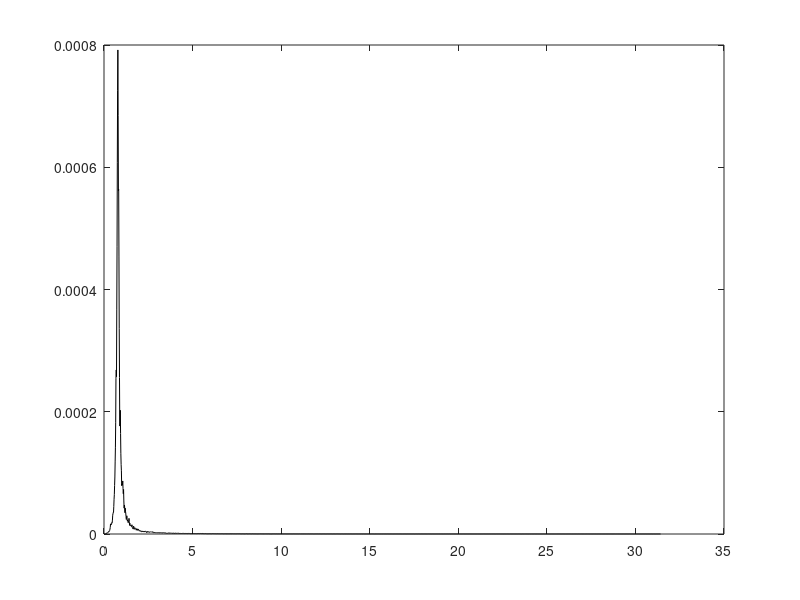

This chart was generated by the following MATLAB code: (Note: this script raises an error after producing the figure.)
%% calculation
load('wave.mat')
fs = 10;
window = 4096;
x = psi_w(2,:) .* (pi/180);

[pxx,f] = pwelch(x,window, [], [],fs);
w = f .* (2*pi);
pxx = pxx ./ (2*pi);

% plot(w, pxx);
% title('Estimated Power Spectral Density');
% xlabel('Frequency [rad/s]');
% ylabel('PSD intensity');
% xlim([0 1.6]);

%% find w_0 and sigma^2
[sigma2,max_index] = max(pxx);
w0 = w(max_index);

%% find lambda

p1 = plot(w, pxx, 'black');
hold on
p2 = plot(w, func(0.3, w, pxx),'b');
p3 = plot(w, func(0.01, w, pxx),'Color',[31/255 155/255 3/255]);
p4 = plot(w, func(0.09, w, pxx),'r');

set(p1,'LineWidth',2);
set([p2 p3 p4],'LineWidth',1.1);

xlabel('Frequency [rad/s]');
ylabel('PSD intensity');
legend('S_{\psi_w}','\lambda = 0.3','\lambda = 0.01','\lambda = 0.09')
xlim([0, 2]);

function P = func(lambda, Wx, Sx)
    [sigma2,max_index] = max(Sx);
    w0 = Wx(max_index);
    
    Kw = 2*lambda*w0*sqrt(sigma2);
    P = ((Wx.^2 * Kw^2)./((w0^2-Wx.^2).^2 + 4*lambda^2 * w0^2 * Wx.^2));
end
